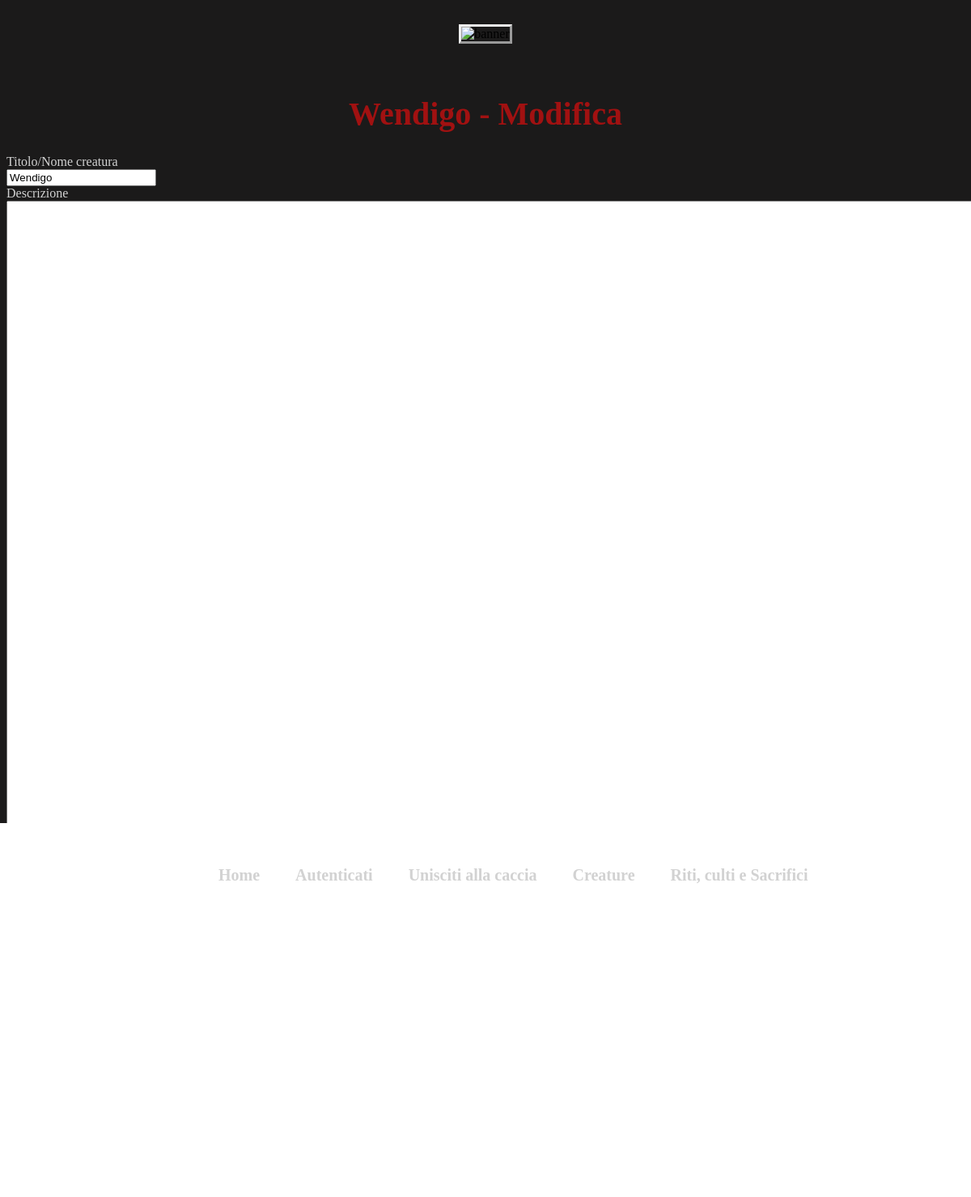
The page /modifica.php?id=Wendigo on the database as committed earlier.
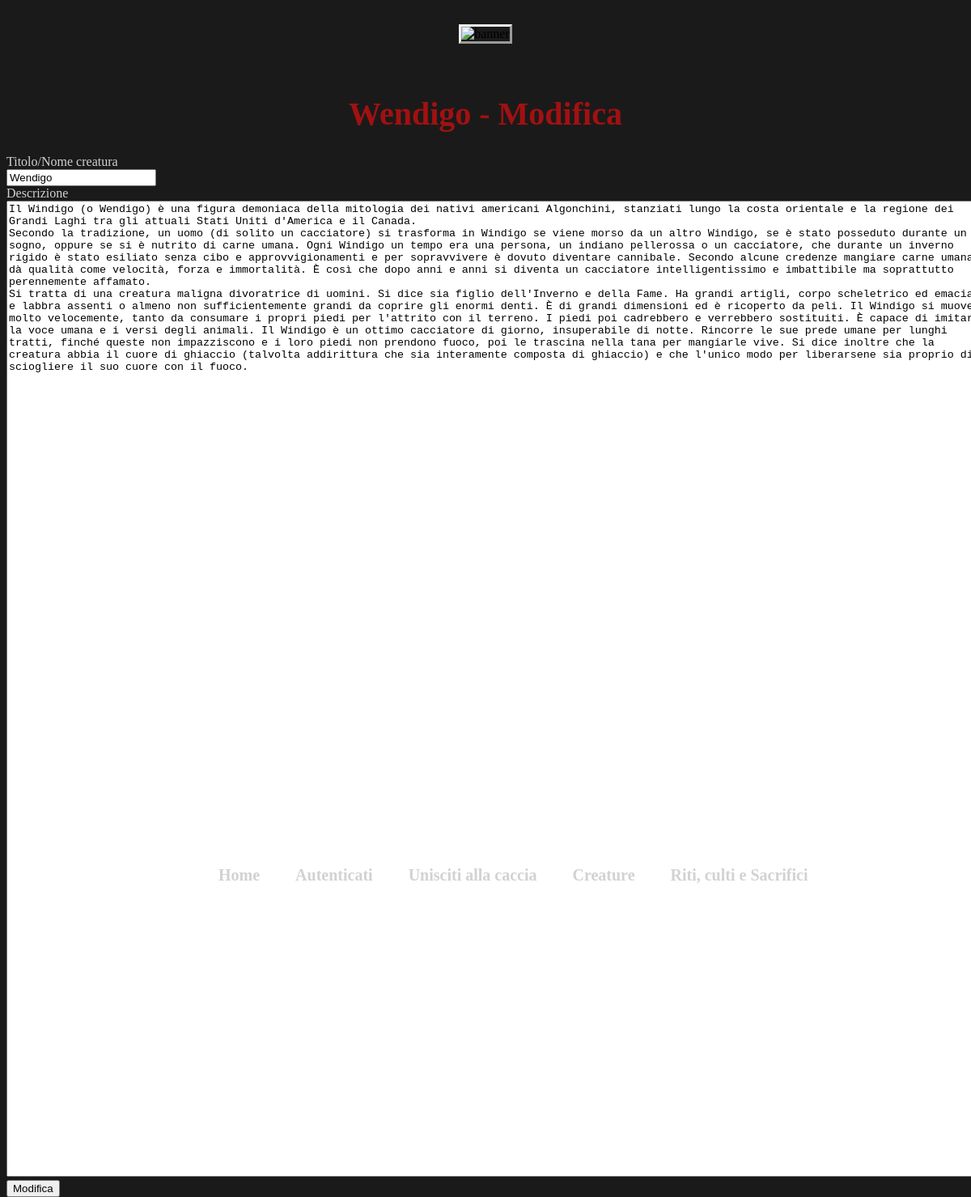
The same page on the database as committed later.
### tables this page shows
CREATE TABLE `creature` (
  `id` bigint(20) unsigned NOT NULL AUTO_INCREMENT,
  `nome` varchar(128) DEFAULT NULL,
  `descrizione` longtext,
  `autore` varchar(128) DEFAULT NULL,
  UNIQUE KEY `id` (`id`)
);

### modifica.php (the view, shortened to what this page needs)
<!DOCTYPE html>
<?php
include('cuore.php');
?>
<html>
  <head>
    <link rel="stylesheet" type="text/css" href="mystyle.css" media="screen">
  </head>
  <body>
   <div class="titolo">
     <h1><?php echo $_GET['id']. " - Modifica"; ?></h1>
   </div>
	<?php
	$query="SELECT descrizione FROM creature where nome = '$_GET[id]'";
    $result = $mysqli->query($query);
    $row = mysqli_fetch_row($result);
    $query="SELECT id from creature where nome = '$_GET[id]'";
    $result = $mysqli->query($query);
    $raw = mysqli_fetch_row($result);
    ?>
<div id="form_creature">
     <form method="POST" action="mostroinserito.php?id=<?php echo $raw[0]; ?>">
       <label for="titolo">Titolo/Nome creatura</label>
          <input type="text" name="titolo" value="<?php echo $_GET['id']; ?>"/>
        <label for="descrizione">Descrizione</label>
        <textarea rows="80" cols="150"
        name="descrizione"><?php echo $row[0]; ?></textarea>
	<input type="submit" name="inserisci" value="Modifica">
     </form>
</div>
</body>
</html>

Rows that differ between the two databases and show on the page:
added creature: descrizione "Il Windigo (o Wendigo) è una figura demoniaca della mitologia dei nativi americani Algonchini, stanziati lungo la costa orientale e la regione dei Grandi Laghi tra gli attuali Stati Uniti d'America e il Canada. Secondo la tradizione, un uomo (di solito un cacciatore) si trasforma in Windigo se viene morso da un altro Windigo, se è stato posseduto durante un sogno, oppure se si è nutrito di carne umana. Ogni Windigo un tempo era una persona, un indiano pellerossa o un cacciatore, che durante un inverno rigido è stato esiliato senza cibo e approvvigionamenti e per sopravvivere è dovuto diventare cannibale. Secondo alcune credenze mangiare carne umana dà qualità come velocità, forza e…"
